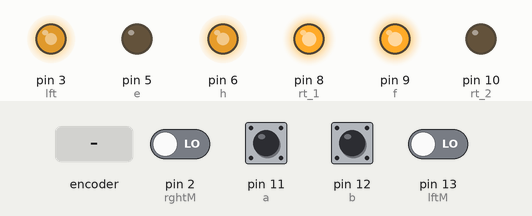
Simulated run of this sketch. Board: Arduino Uno, built with avr-gcc and run on an emulated ATmega328P. Parts: output pins drawn as LEDs (lit = HIGH). Dashed ring = blinking. The test bench sets the inputs (shaded band); at power-on: pin 11 (a), pin 12 (b) HIGH, pin 2 (rghtM), pin 13 (lftM) LOW. What the sketch prints to the serial monitor is not drawn.

Above: at 1.4 s.
1.5 s: rotary encoder on pin 11 (a) / pin 12 (b) turned 3 steps (first pin leading)
At 1.71 s:
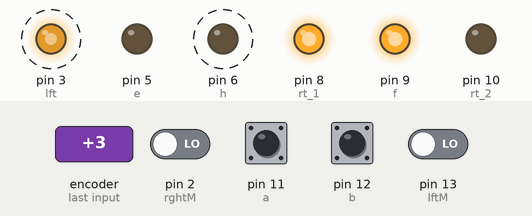
4.5 s: pin 13 (lftM) driven HIGH
At 5.7 s:
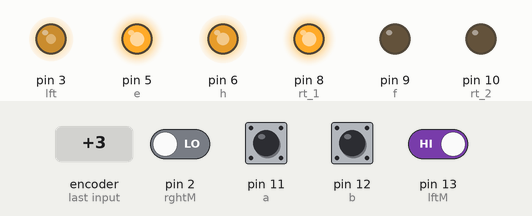
6.0 s: pin 13 (lftM) driven LOW
At 7.1 s:
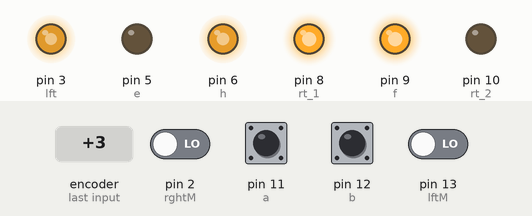
7.5 s: rotary encoder on pin 11 (a) / pin 12 (b) turned 2 steps (second pin leading)
At 7.64 s:
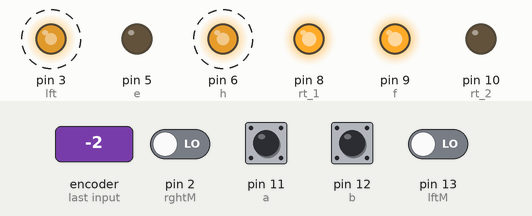
Timing chart, 0 to 10.4 s (numbered marks = the images above; inputs shaded):
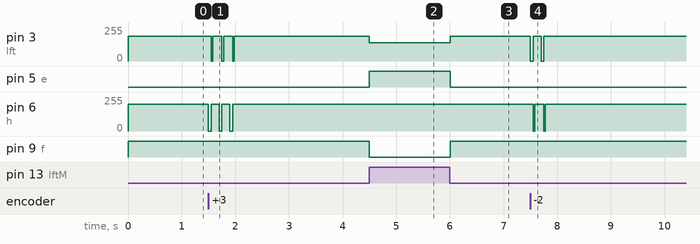

The sketch:

4_ir_sensor_left.ino
```cpp
// IR

int lftM = 13; // left most ir
int rghtM = 2; // right most ir
int a = 11;   // left
int b =12;    // right

//motors
int rt_1 = 8;   //RIGHT
int rt_2 = 10;  // RIGHT

int iter =0;
int h = 6;  //RIGHT


int e = 5;   //LEFT
int f = 9;   //LEFT


int lft = 3;   // LEFT

int rspeed = 200 ;
int lspeed = 186;
int l = 0;


void setup(){

// IR SIGNAL
pinMode(a,INPUT);
pinMode(b,INPUT);
pinMode(lftM,INPUT);
pinMode(rghtM,INPUT);
//RIGHT MOTOR
pinMode(rt_1,OUTPUT);
pinMode(rt_2,OUTPUT);

//LEFT MOTOR
pinMode(e, OUTPUT);
pinMode(f,OUTPUT);

//CONTROL SPEED
analogWrite(h,rspeed);
analogWrite(lft,lspeed);
//LEFT
pinMode(lft,OUTPUT);
//RIGHT
pinMode(h,OUTPUT);

digitalWrite(rt_1,HIGH);
digitalWrite(rt_2,LOW);
digitalWrite(f,HIGH);
digitalWrite(e,LOW);
delay(200);
Serial.begin(9600);

}

void loop(){

bool left = digitalRead(a);
bool right = digitalRead(b);
bool lftMost = digitalRead(lftM);
bool rghtMost = digitalRead(rghtM);


if(!left)
{
  Serial.print(1);
  if(!right)
  {
    if (lftMost)
    {
      iter =0;
      hardLeft();
      while(!(left || right))
      {
        hardLeft();
        left = digitalRead(a);
        right = digitalRead(b);
      }
      l = 2;
    } else if (rghtMost) {
      iter =0;
      hardRight();
      l = 1;
    } else {
      if (l==1)
      {
        iter =0;
        turnRight();
        l = 1;
      } else if (l==2) {
        iter =0 ;
        turnLeft();
        l = 2;
      } else {
        digitalWrite(rt_1,HIGH);
        digitalWrite(rt_2,LOW);
        digitalWrite(f,HIGH);
        digitalWrite(e,LOW);
        analogWrite(h,rspeed);
        analogWrite(lft,lspeed);
        delay(10);

        iter += 1;
        if (iter > 30) {
            // Dead end detected! Perform a U-turn
            while (!(left || right))
            {
              hardRight();
              left = digitalRead(a);
              right = digitalRead(b);
              delay(10);
            }
            iter = 0;  // Reset the timer after the U-turn
        }
        l=0;
      }
    }
  } else {
    iter = 0;
    if (lftMost)
    {
      hardLeft();
      while(!(left || right))
      {
        hardLeft();
        left = digitalRead(a);
        right = digitalRead(b);
      }
      l = 2;
    } else if (rghtMost) {
      hardRight();
      l = 1;
    } else {
      turnRight();
      l = 1;
    }
  }
} else if(!right) {
  iter =0;
  if (rghtMost) {
      hardRight();
      l = 1;
  } else if (lftMost)
    {
      hardLeft();
      while (!(left || right))
      {
        hardLeft();
        left = digitalRead(a);
        right = digitalRead(b);
      }
      l = 2;
    } else {
      turnLeft();
      l=2;
  }
} else {
  iter =0;
  if (lftMost && rghtMost)
  {
    digitalWrite(rt_1,HIGH);
    digitalWrite(rt_2,LOW);
    digitalWrite(f,HIGH);
    digitalWrite(e,LOW);
    analogWrite(h,rspeed);
    analogWrite(lft,lspeed);
    delay(10);
    l=0;
  }
  else if (lftMost){
    hardLeft();
    while(!(left || right))
    {
      hardLeft();
      left = digitalRead(a);
      right = digitalRead(b);
    }
    l=2;
  } else {
    digitalWrite(rt_1,HIGH);
    digitalWrite(rt_2,LOW);
    digitalWrite(f,HIGH);
    digitalWrite(e,LOW);
    analogWrite(h,rspeed);
    analogWrite(lft,lspeed);
    l=0;
  }
}

}

void turnLeft()
{
  digitalWrite(rt_1,HIGH);
      digitalWrite(rt_2,LOW);
      digitalWrite(f,HIGH);
      digitalWrite(e,LOW);
      analogWrite(h,rspeed);
      analogWrite(lft,0);
      delay(10);
}
void turnRight()
{
  digitalWrite(f,HIGH);
      digitalWrite(rt_2,LOW);
      digitalWrite(rt_1,HIGH);
      digitalWrite(e,LOW);
      analogWrite(h,0);
      analogWrite(lft,lspeed);
      delay(10);
}
void hardLeft()
{
   digitalWrite(f,LOW);
   digitalWrite(rt_2,LOW);
   digitalWrite(rt_1,HIGH);
   digitalWrite(e,HIGH);
   analogWrite(h,rspeed);
   analogWrite(lft,lspeed-50);
   delay(10);
}
void hardRight()
{
  digitalWrite(f,HIGH);
      digitalWrite(rt_2,HIGH);
      digitalWrite(rt_1,LOW);
      digitalWrite(e,LOW);
      analogWrite(h,rspeed-50);
      analogWrite(lft,lspeed);
      delay(10);
}
```

Measured:
- after the input at 1.5 s, pin 3 (lft): alternates 186/255 for 0.17 s and 0/255 for 0.03 s, 6 changes in all, then stays 186/255, starting after 0.05 s; pin 6 (h): alternates 200/255 for 0.15 s and 0/255 for 0.05 s, 6 changes in all, then stays 200/255, starting at once
- after the input at 4.5 s, pin 3 (lft): 186/255 → 136/255 at once; pin 5 (e): LOW → HIGH at once; pin 9 (f): HIGH → LOW at once
- after the input at 6.0 s, pin 3 (lft): 136/255 → 186/255 at once; pin 5 (e): HIGH → LOW at once; pin 9 (f): LOW → HIGH at once
- after the input at 7.5 s, pin 3 (lft): alternates 186/255 for 0.15 s and 0/255 for 0.05 s, 4 changes in all, then stays 186/255, starting at once; pin 6 (h): alternates 200/255 for 0.17 s and 0/255 for 0.03 s, 4 changes in all, then stays 200/255, starting after 0.05 s
